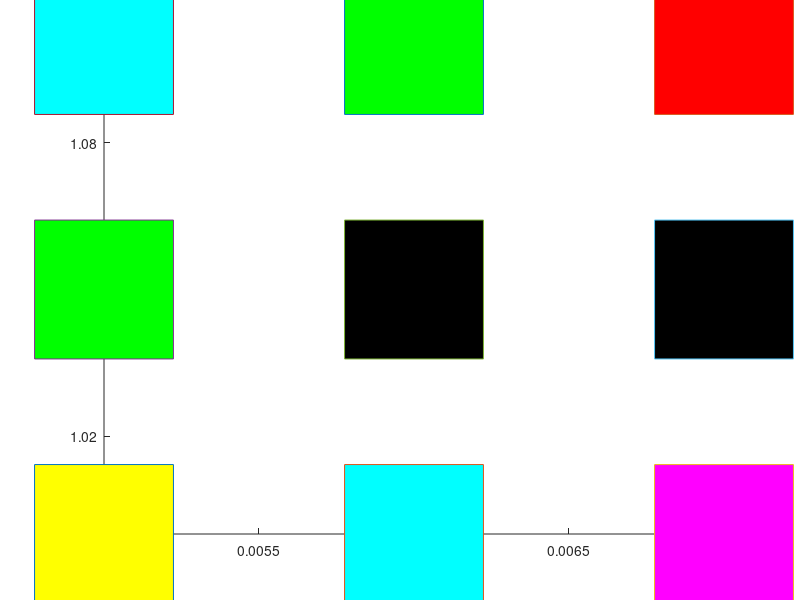
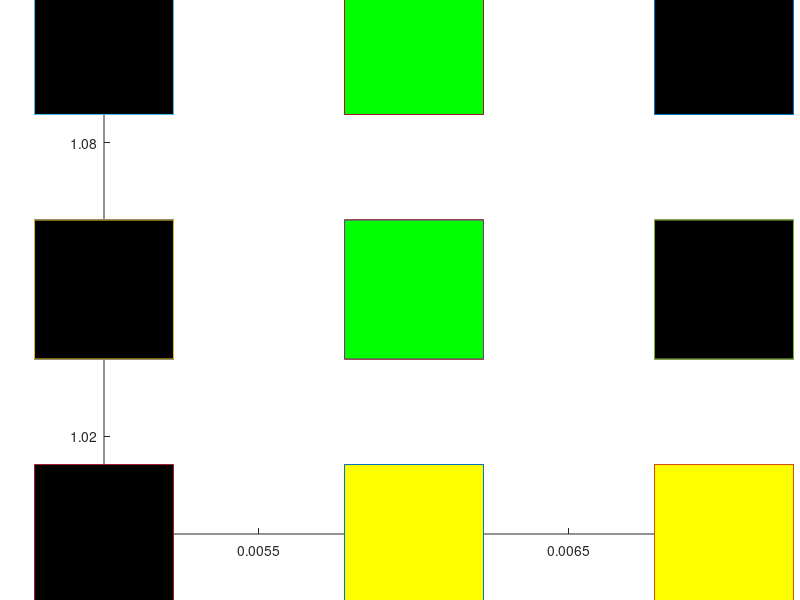

These charts were generated, in order, by the following MATLAB code:
clc;
clear;
T=11;
rd=2;
sigma_initial=0.05;
alpha_initial=0.9;
number_of_vectors=9;
number_of_neuorn_inputs=27;
neighbour_radius_initial=number_of_vectors/2;

%{
    for v=1:9 %number of input neuorns 
       for x=1:3
       l=input('x ');
        I(x,v)=l;
        
       end
       
end

disp(I)
%}
    
 sprev=rng(1,'v5uniform')
     I=randi([0 1],3,9)
figure(1);
title('before clustering');
hold on;

plot(0.005,1,'-s','MarkerSize',100,...
    'MarkerFaceColor',[ I(1,1) I(2,1) I(3,1)]);

plot(0.006,1,'-s','MarkerSize',100,...
    'MarkerFaceColor',[I(1,2) I(2,2) I(3,2)]);

plot(0.007,1,'-s','MarkerSize',100,...
    'MarkerFaceColor',[I(1,3) I(2,3) I(3,3)]);

plot(0.005,1.05,'-s','MarkerSize',100,...
    'MarkerFaceColor',[I(1,4) I(2,4) I(3,4)]);

plot(0.006,1.05,'-s','MarkerSize',100,...
    'MarkerFaceColor',[I(1,5) I(2,5) I(3,5)]);

plot(0.007,1.05,'-s','MarkerSize',100,...
    'MarkerFaceColor',[I(1,6) I(2,6) I(3,6)]);

plot(0.005,1.1,'-s','MarkerSize',100,...
    'MarkerFaceColor',[I(1,7) I(2,7) I(3,7)]);

plot(0.006,1.1,'-s','MarkerSize',100,...
    'MarkerFaceColor',[I(1,8) I(2,8) I(3,8)]);

plot(0.007,1.1,'-s','MarkerSize',100,...
    'MarkerFaceColor',[I(1,9) I(2,9) I(3,9)]);
 
hold off;

    

     sprev=rng(1,'v5uniform')
     R=randi([0 1],3,3)
            G=randi([0 1],3,3)
             B=randi([0 1],3,3)
    
    
    
for t=1:T
    alpha=alpha_initial*exp((1-t)/T);
    sigma=sigma_initial*exp((1-t)/(log(T)));
    max_neighbour_radius=round(neighbour_radius_initial*exp((1-t)/T));
    for n=1:9
        for i=1:3
            for j=1:3
                D(i,j)=sqrt((I(1,n)-R(i,j))^2+(I(2,n)-R(i,j))^2+(I(3,n)-R(i,j))^2);
                
            end
        end
        disp('this is differences matrix');
        disp(D);
        min=D(1,1);
        for i=1:3
            for j=1:3
                if(j+1==4)
                      if ((D(i,j)<=D(i,j-1)) && (D(i,j)<=min))
                          min=D(i,j);
                          m=i;
                          c=j;
                          
                      end
                
                elseif ((j-1>=1))
                 if ((D(i,j)<=D(i,j-1)) && (D(i,j)<=min) && (D(i,j)<=D(i,j+1)))
                          min=D(i,j);
                          m=i;
                          c=j;
                          
                 end
                elseif ((i-1>=1))
                     if ((D(i,j)<=D(i,j+1)) && (D(i,j)<=min) && (D(i,j)<=D(i-1,j)))
                          min=D(i,j);
                          m=i;
                          c=j;
                          
                      end
            end 
                  end
        end
        
          % update the winning neuron
        e_factor = exp(-((m-m).^2+(c-c).^2)/2*sigma);
       R(m,c)=R(m,c)+alpha*(I(1,n)-R(m,c));
       G(m,c)=G(m,c)+alpha*(I(2,n)-G(m,c));
       B(m,c)=B(m,c)+alpha*(I(3,n)-B(m,c));
       
        % update the neighbour neurons
       for neighbour_radius=1:1:max_neighbour_radius
            jj1=m - neighbour_radius;
            jj2=c;
            if (jj1>=1) % to stay in the matrix
                e_factor = exp(-((m-jj1).^2+(c-jj2).^2)/2*sigma);
                R(jj1,jj2)=R(jj1,jj2) + alpha * e_factor * (I(1,n)-R(jj1,jj2));
                G(jj1,jj2)=G(jj1,jj2) + alpha * e_factor * (I(2,n)-G(jj1,jj2));
                B(jj1,jj2)=B(jj1,jj2) + alpha * e_factor * (I(3,n)-B(jj1,jj2));
            end
            jj1=m + neighbour_radius;
            jj2=c;
            if (jj1<=3) % to stay in the matrix
                e_factor = exp(-((m-jj1).^2+(c-jj2).^2)/2*sigma);
                  R(jj1,jj2)=R(jj1,jj2) + alpha * e_factor * (I(1,n)-R(jj1,jj2));
                G(jj1,jj2)=G(jj1,jj2) + alpha * e_factor * (I(2,n)-G(jj1,jj2));
                B(jj1,jj2)=B(jj1,jj2) + alpha * e_factor * (I(3,n)-B(jj1,jj2));
            end
            jj1=m;
            jj2=c - neighbour_radius;
            if (jj2>=1) % to stay in the matrix
             %   e_factor = exp(-((m-jj1).^2+(c-jj2).^2)/2*sigma);
                 R(jj1,jj2)=R(jj1,jj2) + alpha * e_factor * (I(1,n)-R(jj1,jj2));
                G(jj1,jj2)=G(jj1,jj2) + alpha * e_factor * (I(2,n)-G(jj1,jj2));
                B(jj1,jj2)=B(jj1,jj2) + alpha * e_factor * (I(3,n)-B(jj1,jj2));
            end
            jj1=m;
            jj2=c + neighbour_radius;
            if (jj2<=3) % to stay in the matrix
                e_factor = exp(-((m-jj1).^2+(c-jj2).^2)/2*sigma);
                 R(jj1,jj2)=R(jj1,jj2) + alpha * e_factor * (I(1,n)-R(jj1,jj2));
                G(jj1,jj2)=G(jj1,jj2) + alpha * e_factor * (I(2,n)-G(jj1,jj2));
                B(jj1,jj2)=B(jj1,jj2) + alpha * e_factor * (I(3,n)-B(jj1,jj2));
            end
        end        
    end
    RED=round(R);
GREEN=round(G);
BLUE=round(B);
disp(RED);
disp(GREEN);
disp(BLUE);
figure(2);
title('after clusering');
hold on;

plot(0.005,1,'-s','MarkerSize',100,...
    'MarkerFaceColor',[ RED(1,1) GREEN(1,1) BLUE(1,1)]);

plot(0.006,1,'-s','MarkerSize',100,...
    'MarkerFaceColor',[RED(1,2) GREEN(1,2) BLUE(1,2)]);

plot(0.007,1,'-s','MarkerSize',100,...
    'MarkerFaceColor',[RED(1,3) GREEN(1,3) BLUE(1,3)]);

plot(0.005,1.05,'-s','MarkerSize',100,...
    'MarkerFaceColor',[RED(2,1) GREEN(2,1) BLUE(2,1)]);

plot(0.006,1.05,'-s','MarkerSize',100,...
    'MarkerFaceColor',[RED(2,2) GREEN(2,2) BLUE(2,2)]);

plot(0.007,1.05,'-s','MarkerSize',100,...
    'MarkerFaceColor',[RED(2,3) GREEN(2,3) BLUE(2,3)]);

plot(0.005,1.1,'-s','MarkerSize',100,...
    'MarkerFaceColor',[RED(3,1) GREEN(3,1) BLUE(3,1)]);

plot(0.006,1.1,'-s','MarkerSize',100,...
    'MarkerFaceColor',[RED(3,2) GREEN(3,2) BLUE(3,2)]);

plot(0.007,1.1,'-s','MarkerSize',100,...
    'MarkerFaceColor',[RED(3,3) GREEN(3,3) BLUE(3,3)]);
 
hold off;


end
disp(D);
  disp(I);

disp('this is red');
disp(R);
disp('this is G');
disp(G);
disp('this is B');
disp(B);
